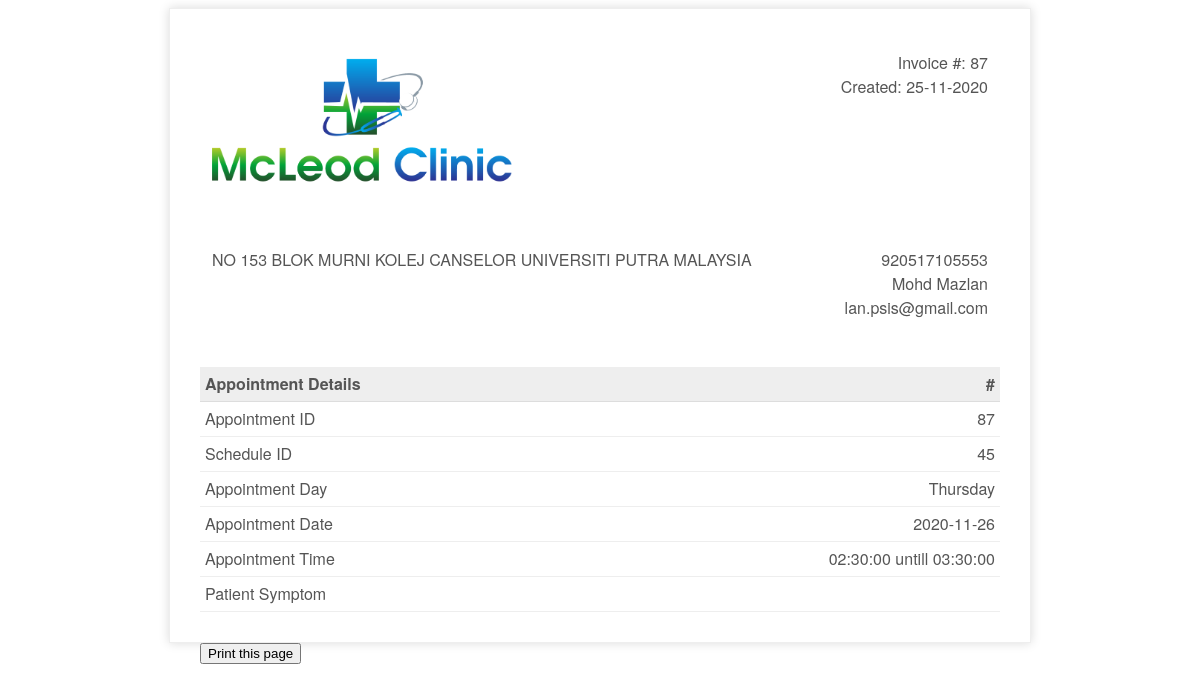
Screenshot of /patient/invoice.php?appid=87 with the database file from the repository.
### tables this page shows
CREATE TABLE `appointment` (
  `appId` int(3) NOT NULL AUTO_INCREMENT,
  `patientIc` bigint(12) NOT NULL,
  `scheduleId` int(10) NOT NULL,
  `appSymptom` varchar(100) NOT NULL,
  `appComment` varchar(100) NOT NULL,
  `status` varchar(10) NOT NULL DEFAULT 'process',
  PRIMARY KEY (`appId`),
  UNIQUE KEY `scheduleId_2` (`scheduleId`),
  KEY `patientIc` (`patientIc`),
  KEY `scheduleId` (`scheduleId`),
  CONSTRAINT `appointment_ibfk_4` FOREIGN KEY (`patientIc`) REFERENCES `patient` (`icPatient`),
  CONSTRAINT `appointment_ibfk_5` FOREIGN KEY (`scheduleId`) REFERENCES `doctorschedule` (`scheduleId`)
);

CREATE TABLE `patient` (
  `icPatient` bigint(12) NOT NULL,
  `password` varchar(20) NOT NULL,
  `patientFirstName` varchar(20) NOT NULL,
  `patientLastName` varchar(20) NOT NULL,
  `patientMaritialStatus` varchar(10) NOT NULL,
  `patientDOB` date NOT NULL,
  `patientGender` varchar(10) NOT NULL,
  `patientAddress` varchar(100) NOT NULL,
  `patientPhone` varchar(15) NOT NULL,
  `patientEmail` varchar(100) NOT NULL,
  PRIMARY KEY (`icPatient`)
);

CREATE TABLE `doctorschedule` (
  `scheduleId` int(11) NOT NULL AUTO_INCREMENT,
  `scheduleDate` date NOT NULL,
  `scheduleDay` varchar(15) NOT NULL,
  `startTime` time NOT NULL,
  `endTime` time NOT NULL,
  `bookAvail` varchar(10) NOT NULL,
  PRIMARY KEY (`scheduleId`)
);

### patient/invoice.php (the view, shortened to what this page needs)
<?php
include_once '../assets/conn/dbconnect.php';
if (isset($_GET['appid'])) {
$appid=$_GET['appid'];
}
$res=mysqli_query($con, "SELECT a.*, b.*,c.* FROM patient a
JOIN appointment b
On a.icPatient = b.patientIc
JOIN doctorschedule c
On b.scheduleId=c.scheduleId
WHERE b.appId  =".$appid);
$userRow=mysqli_fetch_array($res,MYSQLI_ASSOC);
?>
<!doctype html>
<html>
    <head>
        <link rel="stylesheet" type="text/css" href="assets/css/invoice.css">
    </head>
    <body>
        <div class="invoice-box">
            <table cellpadding="0" cellspacing="0">
                <tr class="top">
                    <td colspan="2">
                        <table>
                            <tr>
                                <td class="title">
                                    <img src="assets/img/logo.png" style="width:100%; max-width:300px;">
                                </td>
                                <td>
                                    Invoice #: <?php echo $userRow['appId'];?><br>
                                    Created: <?php echo date("d-m-Y");?><br>
                                </td>
                            </tr>
                        </table>
                    </td>
                </tr>
                <tr class="information">
                    <td colspan="2">
                        <table>
                            <tr>
                                <td>
                                    <?php echo $userRow['patientAddress'];?>
                                </td>
                                <td><?php echo $userRow['patientIc'];?><br>
                                    <?php echo $userRow['patientFirstName'];?> <?php echo $userRow['patientLastName'];?><br>
                                    <?php echo $userRow['patientEmail'];?>
                                </td>
                            </tr>
                        </table>
                    </td>
                </tr>
                <tr class="heading">
                    <td>
                        Appointment Details
                    </td>
                    <td>
                        #
                    </td>
                </tr>
                <tr class="item">
                    <td>
                        Appointment ID
                    </td>
                    <td>
                       <?php echo $userRow['appId'];?>
                    </td>
                </tr>
                <tr class="item">
                    <td>
                        Schedule ID
                    </td>
                    <td>
                        <?php echo $userRow['scheduleId'];?>
                    </td>
                </tr>
                <tr class="item">
                    <td>
                        Appointment Day
                    </td>
                    <td>
                        <?php echo $userRow['scheduleDay'];?>
                    </td>
                </tr>
                 <tr class="item">
                    <td>
                        Appointment Date
                    </td>
                    <td>
                        <?php echo $userRow['scheduleDate'];?>
                    </td>
                </tr>
                 <tr class="item">
                    <td>
                        Appointment Time
                    </td>
                    <td>
                        <?php echo $userRow['startTime'];?> untill <?php echo $userRow['endTime'];?>
                    </td>
                </tr>
                 <tr class="item">
                    <td>
                        Patient Symptom
                    </td>
                    <td>
                    </td>
                </tr>
            </table>
        </div>
        <div class="print">
        <button onclick="myFunction()">Print this page</button>
</div>
    </body>
</html>

### patient/assets/css/invoice.css (style rules this page uses)
.print { margin:auto; max-width:800px; }
.invoice-box { max-width:800px; margin:auto; padding:30px; border:1px solid #eee; box-shadow:0 0 10px rgba(0, 0, 0, .15); font-size:16px; line-height:24px; font-family:'Helvetica Neue', 'Helvetica', Helvetica, Arial, sans-serif; color:#555; }
.invoice-box table { width:100%; line-height:inherit; text-align:left; }
.invoice-box table td { padding:5px; vertical-align:top; }
.invoice-box table tr td:nth-child(2) { text-align:right; }
.invoice-box table tr.top table td { padding-bottom:20px; }
.invoice-box table tr.top table td.title { font-size:45px; line-height:45px; color:#333; }
.invoice-box table tr.information table td { padding-bottom:40px; }
.invoice-box table tr.heading td { background:#eee; border-bottom:1px solid #ddd; font-weight:bold; }
.invoice-box table tr.item td { border-bottom:1px solid #eee; }

### rows the page displays
appointment: appId "87", patientIc.patientAddress "NO 153 BLOK MURNI KOLEJ CANSELOR UNIVERSITI PUTRA MALAYSIA", patientIc "920517105553", patientIc.patientFirstName "Mohd", patientIc.patientLastName "Mazlan", patientIc.patientEmail "lan.psis@gmail.com", scheduleId.scheduleId "45", scheduleId.scheduleDay "Thursday", scheduleId.scheduleDate "2020-11-26", scheduleId.startTime "02:30:00", scheduleId.endTime "03:30:00"
